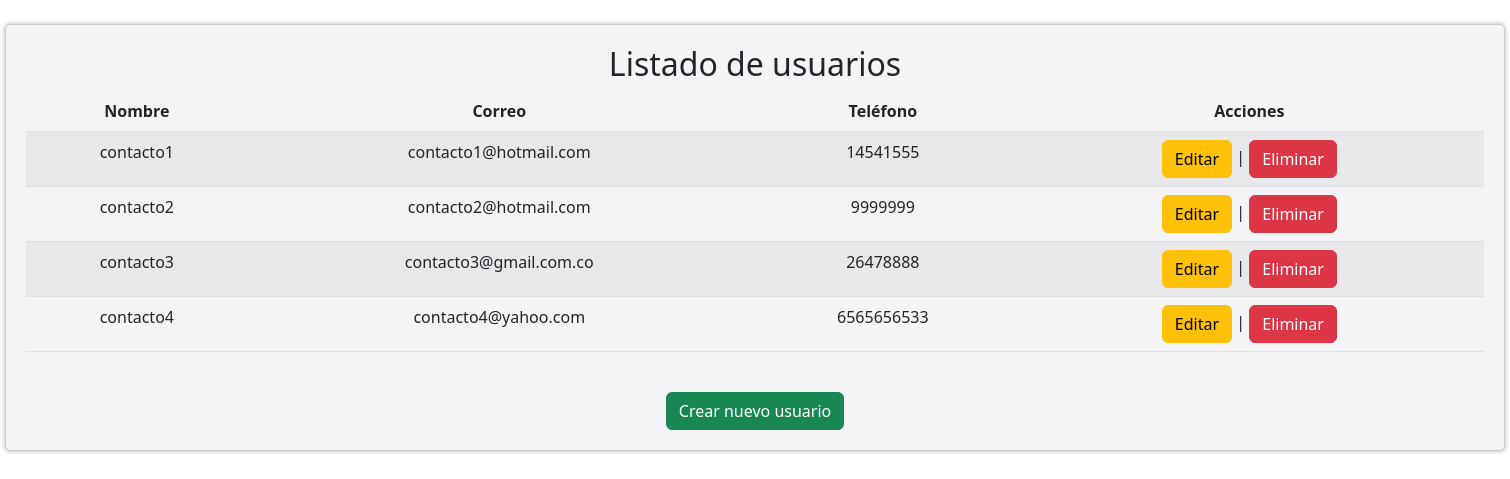
/controller/listado.php, run on the app's committed database.
### tables this page shows
CREATE TABLE `usuarios` (
  `id` int(11) NOT NULL,
  `nombre` varchar(100) NOT NULL,
  `correo` varchar(100) NOT NULL,
  `telefono` varchar(20) NOT NULL
);

### controller/listado.php (the view, shortened to what this page needs)
<!DOCTYPE html>
<html>
<head>
    <link rel="stylesheet" href="../assets/styles.css">
    <link rel="stylesheet" href="../assets/bootstrap.min.css">
</head>
<body>
    <br>
<div class="listado">
    <h2>Listado de usuarios</h2>
    <table class="table table-striped table-hover">
        <thead>
            <tr>
                <th scope="col">Nombre</th>
                <th scope="col">Correo</th>
                <th scope="col">Teléfono</th>
                <th scope="col">Acciones</th>
            </tr>
        </thead>
        <tbody>
            <?php
            include 'conexion.php';
            $query = "SELECT * FROM usuarios";
            $result = mysqli_query($conexion, $query);
            while ($row = mysqli_fetch_assoc($result)) {
                echo "<tr>";
                echo "<td>" . $row['nombre'] . "</td>";
                echo "<td>" . $row['correo'] . "</td>";
                echo "<td>" . $row['telefono'] . "</td>";
                echo "<td>";
                echo "<a class='btn btn-warning' href='editar.php?id=" . $row['id'] . "'>Editar</a> | ";
                echo "<a class='btn btn-danger' href='eliminar.php?id=" . $row['id'] . "'>Eliminar</a>";
                echo "</td>";
                echo "</tr>";
            }
            ?>
        </tbody>
    </table>
    <br>
    <a href="../index.php" class="btn btn-success">Crear nuevo usuario</a>
</div>
</body>
</html>

### assets/styles.css (style rules this page uses)
.listado { background-color: #f4f3f5; padding: 20px; border: 1px solid #ccc; border-radius: 5px; box-shadow: 0 0 5px rgba(0, 0, 0, 0.3); text-align: center; width: 1500px; margin: 0 auto; }

### data on the page
usuarios: nombre "contacto1", correo "contacto1@hotmail.com", telefono "14541555"
usuarios: nombre "contacto2", correo "contacto2@hotmail.com", telefono "9999999"
usuarios: nombre "contacto3", correo "contacto3@gmail.com.co", telefono "26478888"
usuarios: nombre "contacto4", correo "contacto4@yahoo.com", telefono "6565656533"
